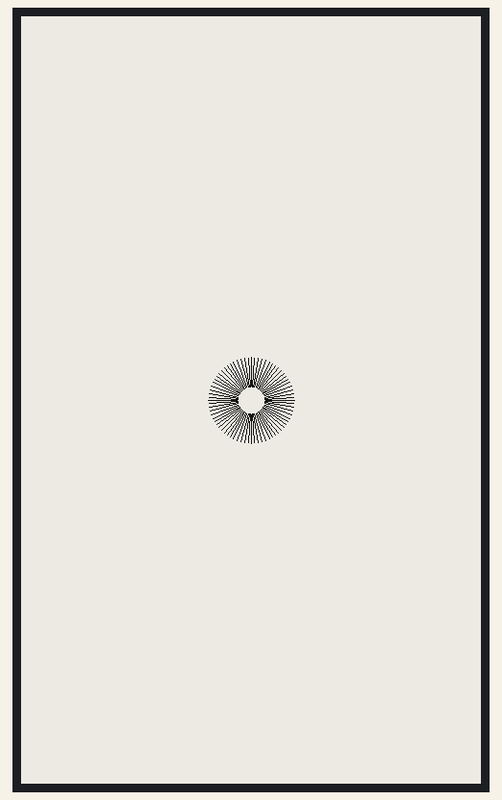
Recording of a sketch running on a simulated Arduino Uno, built for the host (arithmetic inside an expression is 32-bit, double 64-bit). On the bench: 480×800 one-colour display. Random numbers use the default seed unless the sketch sets one.

Above: at 5.3 s.
At 20.9 s:
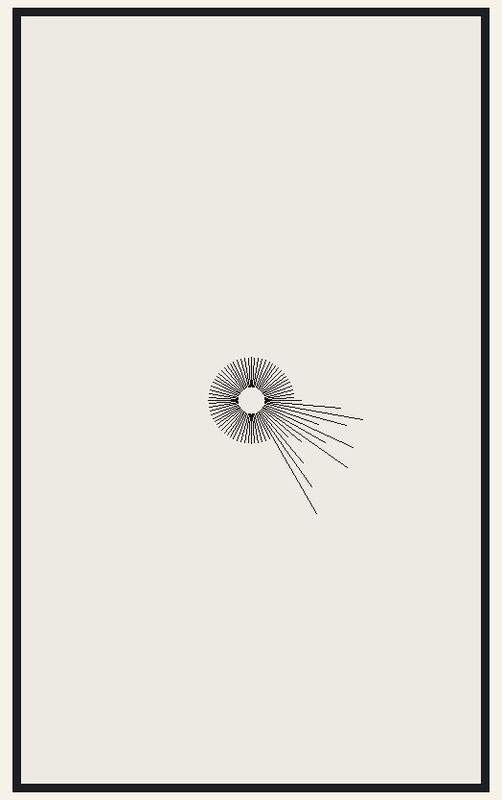
At 37.7 s:
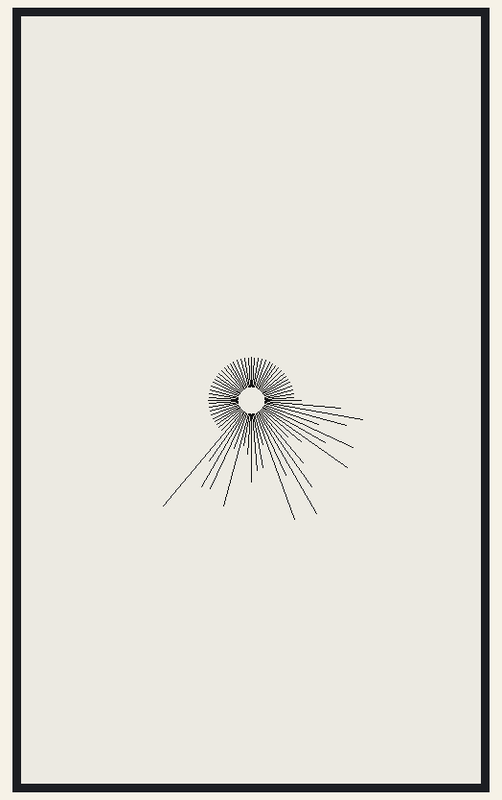

The sketch:

18_one_grows_one_prunes.ino
```cpp
#include <GxEPD2_BW.h>
#include <FastLED.h>
#define HALF_W 240
#define HALF_H 400
#define NUM_LINES 72
#define OFFSET 15
#define NOISE_SCALE 0.1
#define ANGLE_INC (2*PI/NUM_LINES)
#define START_LEN 30
#define MAX_GROWTH 100
//#define DEBUG

GxEPD2_BW<GxEPD2_750_T7, GxEPD2_750_T7::HEIGHT> display(GxEPD2_750_T7(/*CS=5*/ SS, /*DC=*/ 17, /*RST=*/ 16, /*BUSY=*/ 4));
int loop_count = 0;
int line_lengths[NUM_LINES];

void setup() {
  initDisplay();
  for (int i=0; i<NUM_LINES; i++) {
    line_lengths[i] = START_LEN;
  }
}

void initDisplay() {
  display.init(0, true, 2, false);
  display.setRotation(1);
}

void fullRefresh() {
  display.clearScreen();
}

void line(float ang, int len) {
  float c = cos(ang);
  float s = sin(ang);
  int start_x = HALF_W + (int)(OFFSET * c);
  int start_y = HALF_H + (int)(OFFSET * s);
  int end_x = HALF_W + (int)((OFFSET + len) * c);
  int end_y = HALF_H + (int)((OFFSET + len) * s);
  display.drawLine(start_x, start_y, end_x, end_y, GxEPD_BLACK);
}

void drawThresh(int thresh) {
  display.drawCircle(HALF_W, HALF_H, OFFSET + thresh, GxEPD_BLACK);
}

void loop() {
  if (loop_count % 100 == 0) {
    fullRefresh();
  }
  display.fillScreen(GxEPD_WHITE);
  int sum = 0;
  for (int i=0; i<NUM_LINES; i++) {
    sum += line_lengths[i];
    line(i * ANGLE_INC, line_lengths[i]);
  }
  float avg = ((float)sum)/NUM_LINES;
  int to_grow = loop_count % NUM_LINES;
  int to_prune = (NUM_LINES - 1) - to_grow;
  line_lengths[to_grow] += random(0, MAX_GROWTH);

  int neigh_1_idx = (to_prune == 0) ? (NUM_LINES - 1) : (to_prune - 1);
  int neigh_2_idx = (to_prune == (NUM_LINES - 1)) ? 0 : to_prune + 1;
  int jitter = map(inoise8(to_prune*NOISE_SCALE, loop_count*NOISE_SCALE), 0, 255, -30, 30);
  float thresh = (((float)line_lengths[neigh_1_idx] + (float)line_lengths[neigh_2_idx])/2.0) + jitter;

  #ifdef DEBUG
  drawThresh((int)thresh);
  #endif

  display.displayWindow(0, 0, display.width(), display.height());
  if (line_lengths[to_prune] > thresh) {
    line_lengths[to_prune] = (int)thresh;
  }
  loop_count++;
}
```
